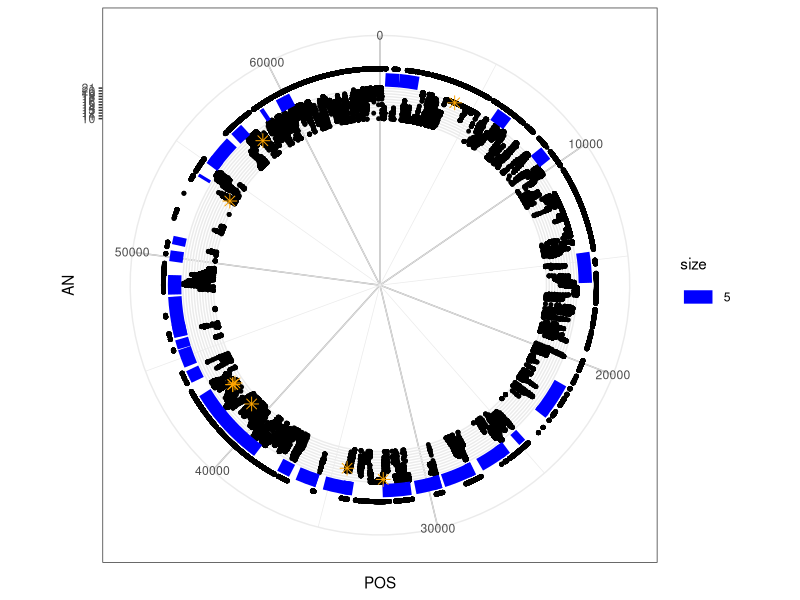
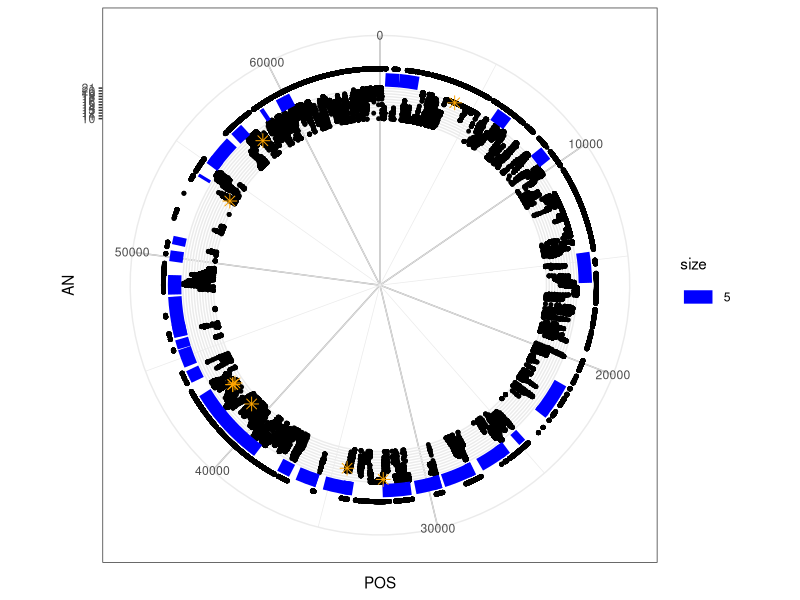
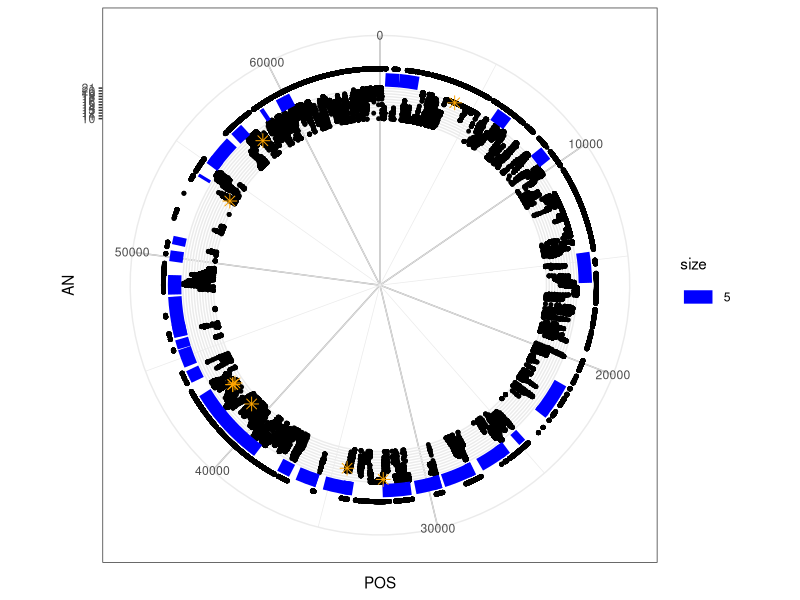

Reproduce these figures in R, in order.
#################################################
#mitochondrial genome site calling coverage plot#
#################################################

library("stringr")
library("ggplot2")

# Read in data for plot. 
# Reference and variant sites called across 10 or more strains
mito_coverage<-read.csv("2mm_joint_genotype_filtered_select10_all.csv", stringsAsFactors = FALSE)
#Coordinates of exons in mitochondrial genome
exons <- read.csv("mito_notations.csv", stringsAsFactors = F)
#Variant sites
snps <- read.csv("10_or_more_snp_positions.csv", stringsAsFactors = F)

# Extract Allele number (number of strains in which nucleotide was called) from VCF "INFO" column
mito_coverage$AN<-str_extract(mito_coverage$INFO, "(?<=AN=)..(?=;)")
mito_coverage$AN <- as.numeric(mito_coverage$AN)

#Specify location of exon ring
exons$yend <- 24
exons$ystart <- 24

#Specify loaction of variant sites ring
snps_ac <- merge(mito_coverage, snps, by.x="POS", by.y="pos")
snps$y<-snps_ac$AN

#Plot Allele Number across mitochondrial genome
ggplot(mito_coverage, aes(x=POS, y=AN)) + 
geom_point(size=1)  +
coord_polar() +   
  scale_y_continuous(limits=c(-50, 30), #specify y limits to force plotted region to outside of circle 
                     breaks=c(10, 11, 12, 13, 14, 15, 16, 17, 18, 19, 20, 21)) + 
  scale_x_continuous(breaks =c(0, 10000, 20000, 30000, 40000, 50000, 60000))+
  expand_limits(x=0) + #enforces inclusion of 0 in position labels
  geom_point(aes(x=POS, y=28), size=1) + # ring showing sites with coverage in 10 or more strains
  theme_bw() + 
  theme(panel.grid.major.x = element_line(color="darkgray")) +
  geom_segment(aes(x=Start, xend=End, y=ystart, yend=yend, size=5),  colour="blue", data=exons)+ #plot exons as segments
  geom_point(aes(x=pos, y=y), color="orange", shape=8, data=snps, size=3) #plot variant sites as stars

ggsave("mitochondrial_coverage.pdf", width = 7, height = 7, units = "in", useDingbats=F)
ggsave("mitochondrial_coverage.tiff", width = 7, height = 7, units = "in")

